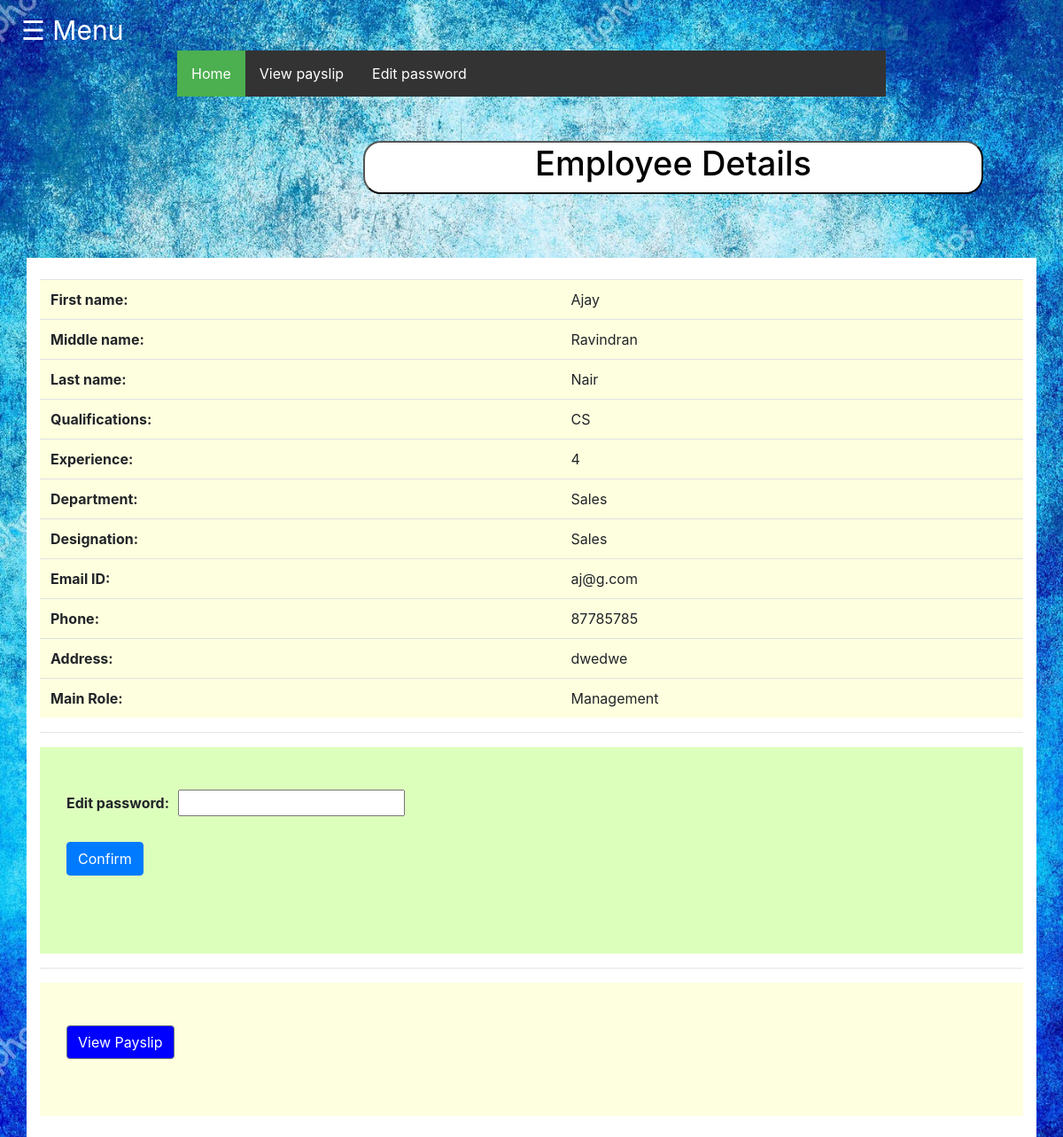
Page /viewdetails.php (signed in) on the earlier database version.
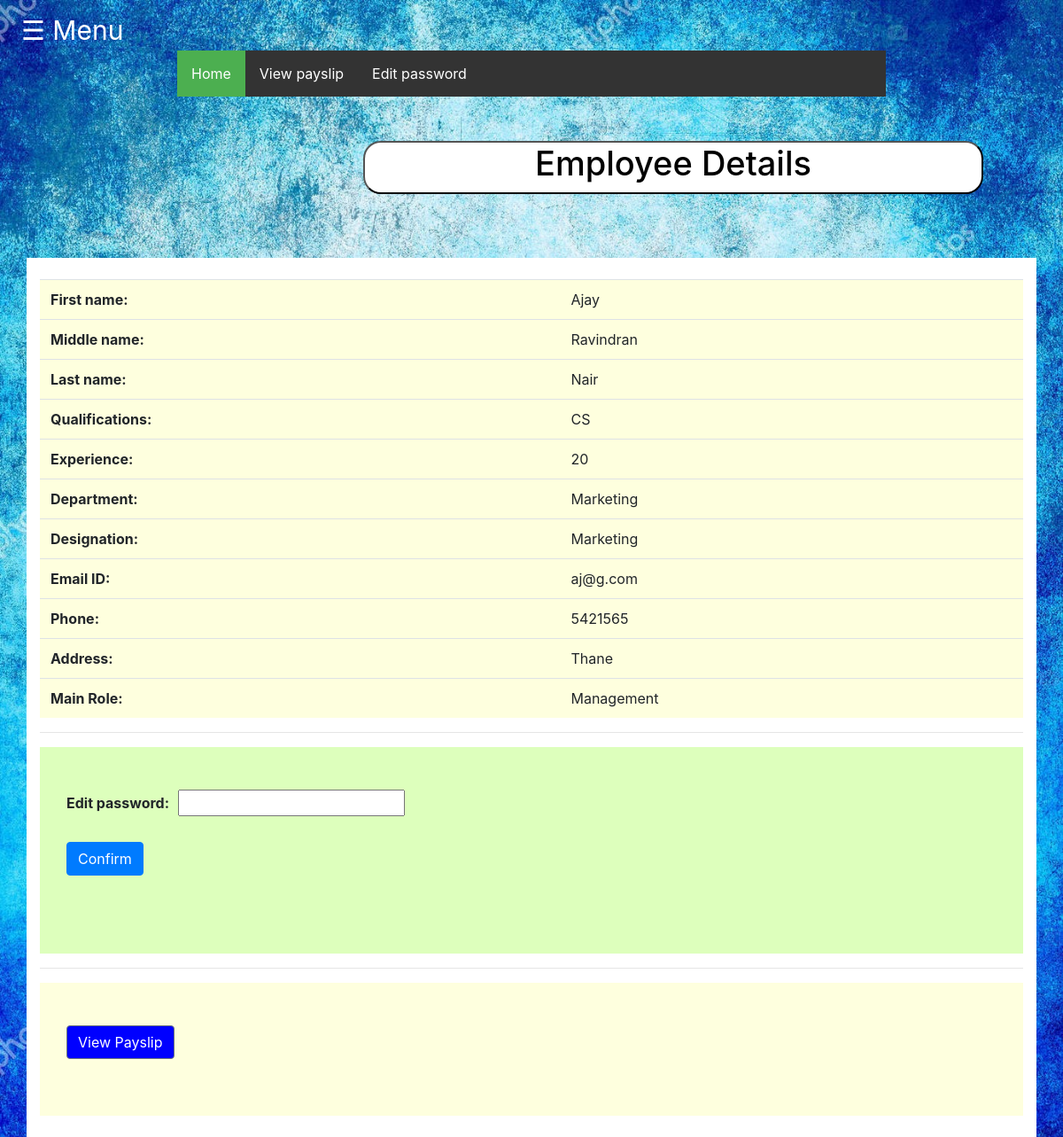
Same page on the later database version.
### tables this page shows
CREATE TABLE `addemploy` (
  `Employ_ID` int(11) NOT NULL,
  `fname` varchar(45) DEFAULT NULL,
  `mname` varchar(45) DEFAULT NULL,
  `lname` varchar(45) DEFAULT NULL,
  `qualify` varchar(45) DEFAULT NULL,
  `blood` varchar(45) DEFAULT NULL,
  `email` varchar(45) DEFAULT NULL,
  `phone` varchar(20) DEFAULT NULL,
  `exp` varchar(45) DEFAULT NULL,
  `department` varchar(45) DEFAULT NULL,
  `designation` varchar(45) DEFAULT NULL,
  `addr` varchar(45) DEFAULT NULL,
  `Password` varchar(45) NOT NULL,
  `MainRole` varchar(45) NOT NULL,
  `jd` varchar(20) DEFAULT NULL
);

### viewdetails.php (the view, shortened to what this page needs)
<?php
 include('bootstrap.php');
include 'configall.php';
$stmt = $pdo->prepare("SELECT * FROM addemploy where Employ_ID = :xyz");
$stmt->execute(array(":xyz" => $_SESSION['user_id']));
$row = $stmt->fetch(PDO::FETCH_ASSOC);
$fn = htmlentities($row['fname']);
$mn = htmlentities($row['mname']);
$ln = htmlentities($row['lname']);
$q = htmlentities($row['qualify']);
$em = htmlentities($row['email']);
$ph = htmlentities($row['phone']);
$ex = htmlentities($row['exp']);
$dp = htmlentities($row['department']);
$a = htmlentities($row['addr']);
$ma = htmlentities($row['MainRole']);
 ?>
<!DOCTYPE html>
<html>
    <head>
        <link rel="stylesheet" type="text/css" href="viewemploy.css?v=<?php echo time(); ?>">
        <link rel="stylesheet" href="https://maxcdn.bootstrapcdn.com/bootstrap/4.5.2/css/bootstrap.min.css">
        <link rel="stylesheet" href="https://maxcdn.bootstrapcdn.com/bootstrap/4.5.2/css/bootstrap.min.css">
    </head>
    <body>
    <div class="side">
         <span style="font-size:30px;cursor:pointer" onclick="openNav()">&#9776; Menu</span>
    </div>
</head>
<body>
<ul class="topnav">
  <li><a class="active" href="#det">Home</a></li>
  <li><a href="#view">View payslip</a></li>
  <li><a href="#pass">Edit password</a></li>
</ul>
    <div class="heading">
      <button class="head" style="background-color: white; border-radius: 20px; margin-left: 410px; width: 700px;"><center><h2>Employee Details</h2></center>
    </div>
    <br><br><br>
    <div class="container">
	<section id="det" style="background-color: #feffde">
      <table class="table table-hover" style="width:100%">
        <tr>
          <th>First name:</th>
          <td><?= $fn ?></td>
        </tr>
        <tr>
          <th>Middle name:</th>
          <td><?= $mn ?></td>
        </tr>
        <tr>
          <th>Last name:</th>
          <td><?= $ln ?></td>
        </tr>
        <tr>
          <th>Qualifications:</th>
          <td><?= $q ?></td>
          </tr>
          <tr>
          <th>Experience:</th>
          <td><?= $ex ?></td>
        </tr>
        <tr>
          <th>Department:</th>
          <td><?= $dp ?></td>
        </tr>
        <tr>
          <th>Designation:</th>
          <td><?= $dp ?></td>
        </tr>
        <tr>
          <th>Email ID:</th>
          <td><?= $em ?></td>
        </tr>
        <tr>
          <th>Phone:</th>
          <td><?= $ph ?></td>
        </tr>
        <tr>
          <th>Address:</th>
          <td><?= $a ?></td>
        </tr>
        <tr>
          <th>Main Role:</th>
          <td><?= $ma ?></td>
        </tr>
    </table>
  </section>
  <hr>
  <section id="pass" style="background-color: #ddffbc">
  <br>
  <br>
  <form method="post">
  <label for="pass" style="margin-left: 30px;"><b>Edit password: </b></label><input type="password" name="pwd" style="margin-left: 10px;"></input>
  <br>
  <br>
  <button type="submit"  class="btn btn-primary" name="confirm" style="margin-left: 30px;">Confirm</button>
  </form>
  <br>
  <br>
   <br>
  </section>
  <hr>
  <section id="view" style="background-color: #feffde">
  <br><br><div class="view">
    <form method="post" ><button type="submit"  class="btn btn-secondary" name="pay" style="margin-left: 30px;">View Payslip</button></form>
  </div><br><br>
  </section>
  </div>
    </body>
</html>

Differences in the rows shown:
changed addemploy "Ajay": exp "4" → "20"; department "Sales" → "Marketing"; phone "87785785" → "5421565"; addr "dwedwe" → "Thane"
